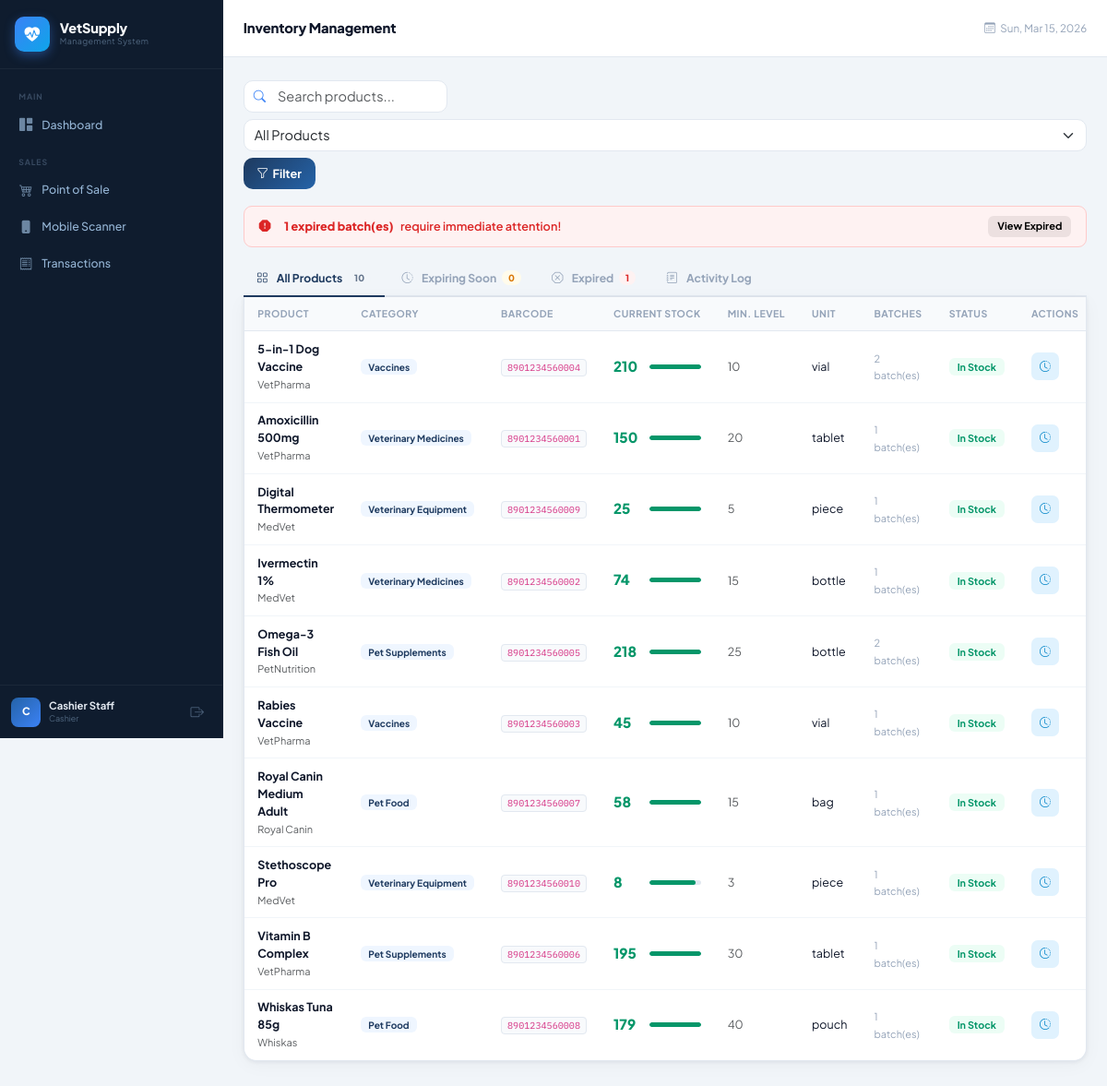
Page /inventory (signed in) on the committed database.
### tables this page shows
CREATE TABLE products (
            product_id INTEGER PRIMARY KEY AUTOINCREMENT,
            product_name TEXT NOT NULL,
            barcode TEXT UNIQUE,
            category TEXT NOT NULL,
            brand TEXT,
            description TEXT,
            price REAL NOT NULL DEFAULT 0,
            cost_price REAL NOT NULL DEFAULT 0,
            stock INTEGER NOT NULL DEFAULT 0,
            unit TEXT DEFAULT 'pcs',
            low_stock_threshold INTEGER DEFAULT 10,
            image TEXT,
            supplier_id INTEGER,
            requires_prescription INTEGER DEFAULT 0,
            is_active INTEGER DEFAULT 1,
            created_at TIMESTAMP DEFAULT CURRENT_TIMESTAMP,
            updated_at TIMESTAMP DEFAULT CURRENT_TIMESTAMP,
            FOREIGN KEY (supplier_id) REFERENCES suppliers(supplier_id)
        );

### routes/inventory_routes.py (the view)
@inventory_bp.route('/inventory')
@login_required
def index():
    conn = get_db()
    today = date.today().isoformat()
    warn_date = (date.today() + timedelta(days=30)).isoformat()
    search = request.args.get('search', '')
    filter_type = request.args.get('filter', '')
    query = """SELECT p.*, s.name as supplier_name,
        (SELECT COUNT(*) FROM product_batches WHERE product_id=p.product_id AND remaining_quantity>0) as batch_count
        FROM products p LEFT JOIN suppliers s ON p.supplier_id=s.supplier_id WHERE p.is_active=1"""
    params = []
    if search:
        query += " AND (p.product_name LIKE ? OR p.barcode LIKE ?)"
        params += [f'%{search}%', f'%{search}%']
    if filter_type == 'low':
        query += " AND p.stock <= p.low_stock_threshold"
    elif filter_type == 'expiring':
        query += """ AND p.product_id IN (
            SELECT product_id FROM product_batches
            WHERE expiration_date BETWEEN ? AND ? AND remaining_quantity>0)"""
        params += [today, warn_date]
    query += " ORDER BY p.product_name"
    products = conn.execute(query, params).fetchall()
    expiring_batches = conn.execute("""
        SELECT pb.*, p.product_name, p.unit, s.name as supplier_name
        FROM product_batches pb
        JOIN products p ON pb.product_id=p.product_id
        LEFT JOIN suppliers s ON pb.supplier_id=s.supplier_id
        WHERE pb.expiration_date IS NOT NULL
          AND pb.expiration_date BETWEEN ? AND ?
          AND pb.remaining_quantity > 0
        ORDER BY pb.expiration_date ASC
    """, (today, warn_date)).fetchall()
    expired_batches = conn.execute("""
        SELECT pb.*, p.product_name, p.unit
        FROM product_batches pb
        JOIN products p ON pb.product_id=p.product_id
        WHERE pb.expiration_date < ? AND pb.remaining_quantity > 0
        ORDER BY pb.expiration_date DESC
    """, (today,)).fetchall()
    recent_logs = conn.execute("""
        SELECT il.*, p.product_name, u.full_name as user_name
        FROM inventory_logs il
        JOIN products p ON il.product_id=p.product_id
        JOIN users u ON il.user_id=u.user_id
        ORDER BY il.created_at DESC LIMIT 30
    """).fetchall()
    suppliers = conn.execute("SELECT * FROM suppliers WHERE is_active=1 ORDER BY name").fetchall()
    conn.close()
    return render_template('inventory.html',
        products=products, expiring_batches=expiring_batches,
        expired_batches=expired_batches, recent_logs=recent_logs,
        suppliers=suppliers, search=search, filter_type=filter_type)

### app.py (called while the page is built)
@app.context_processor
def inject_globals():
    return {'today': _date.today()}

### database/db.py (called while the page is built)
def get_db():
    os.makedirs(os.path.dirname(DB_PATH), exist_ok=True)
    conn = sqlite3.connect(DB_PATH)
    conn.row_factory = sqlite3.Row
    conn.execute("PRAGMA foreign_keys = ON")
    return conn

### routes/inventory_routes.py (called while the page is built)
def login_required(f):
    @wraps(f)
    def decorated(*args, **kwargs):
        if 'user_id' not in session:
            return redirect(url_for('auth.login'))
        return f(*args, **kwargs)
    return decorated

### templates/inventory.html (shortened to what this page needs)
{% extends "base.html" %}
{% block page_title %}Inventory Management{% endblock %}
{% block content %}
<div class="page-actions-bar">
    <div class="search-bar-wrap">
        <form method="GET" class="d-flex gap-2 align-items-center flex-wrap">
            <div class="search-input-wrap">
                <input type="text" name="search" class="form-control search-input"
                       placeholder="Search products..." value="{{ search }}">
            </div>
            <select name="filter" class="form-select filter-select">
                <option value="" {% if not filter_type %}selected{% endif %}>All Products</option>
            </select>
            <button type="submit" class="btn-vsms"><i class="bi bi-funnel"></i> Filter</button>
        </form>
    </div>
</div>
{% if expired_batches %}
<div class="alert-banner danger-banner">
    <i class="bi bi-exclamation-octagon-fill me-2"></i>
    <strong>{{ expired_batches | length }} expired batch(es)</strong> require immediate attention!
    <button class="btn-banner" onclick="document.getElementById('expiredTab').click()">View Expired</button>
</div>
{% endif %}
<ul class="nav nav-tabs vsms-tabs" id="invTabs">
    <li class="nav-item">
        <button class="nav-link active" data-bs-toggle="tab" data-bs-target="#allProducts">
            <i class="bi bi-grid me-1"></i>All Products
            <span class="tab-count">{{ products | length }}</span>
        </button>
    </li>
    <li class="nav-item">
        <button class="nav-link" id="expiringTab" data-bs-toggle="tab" data-bs-target="#expiringBatches">
            <i class="bi bi-clock-history me-1"></i>Expiring Soon
            <span class="tab-count warning">{{ expiring_batches | length }}</span>
        </button>
    </li>
    <li class="nav-item">
        <button class="nav-link" id="expiredTab" data-bs-toggle="tab" data-bs-target="#expiredBatches">
            <i class="bi bi-x-octagon me-1"></i>Expired
            <span class="tab-count danger">{{ expired_batches | length }}</span>
        </button>
    </li>
    <li class="nav-item">
        <button class="nav-link" data-bs-toggle="tab" data-bs-target="#activityLog">
            <i class="bi bi-journal-text me-1"></i>Activity Log
        </button>
    </li>
</ul>
<div class="tab-content">
    <div class="tab-pane fade show active" id="allProducts">
        <div class="table-card no-top-radius">
            <div class="table-responsive">
                <table class="vsms-table">
                    <thead>
                        <tr>
                            <th>Product</th>
                            <th>Category</th>
                            <th>Barcode</th>
                            <th>Current Stock</th>
                            <th>Min. Level</th>
                            <th>Unit</th>
                            <th>Batches</th>
                            <th>Status</th>
                            <th>Actions</th>
                        </tr>
                    </thead>
                    <tbody>
                        {% for p in products %}
                        <tr>
                            <td><strong>{{ p.product_name }}</strong><br><small class="text-muted">{{ p.brand or '' }}</small></td>
                            <td><span class="cat-badge">{{ p.category }}</span></td>
                            <td><code class="barcode-text">{{ p.barcode }}</code></td>
                            <td>
                                <div class="stock-display">
                                    <span class="stock-number {{ 'zero' if p.stock == 0 else ('low' if p.stock <= p.low_stock_threshold else 'ok') }}">{{ p.stock }}</span>
                                    <div class="stock-bar-wrap">
                                        {% set pct = [((p.stock / (p.low_stock_threshold * 3)) * 100), 100] | min %}
                                        <div class="stock-bar {{ 'bar-danger' if p.stock == 0 else ('bar-warning' if p.stock <= p.low_stock_threshold else 'bar-success') }}" style="width:{{ pct }}%"></div>
                                    </div>
                                </div>
                            </td>
                            <td class="text-muted">{{ p.low_stock_threshold }}</td>
                            <td>{{ p.unit }}</td>
                            <td>
                                <span class="batch-count">{{ p.batch_count }} batch(es)</span>
                            </td>
                            <td>
                                {% if p.stock == 0 %}
                                    <span class="status-badge status-danger">Out of Stock</span>
                                {% elif p.stock <= p.low_stock_threshold %}
                                    <span class="status-badge status-warning">Low Stock</span>
                                {% else %}
                                    <span class="status-badge status-success">In Stock</span>
                                {% endif %}
                            </td>
                            <td>
                                <div class="action-btns">
                                    <button class="btn-icon btn-view" title="Product History"
                                            onclick="openHistory({{ p.product_id }}, '{{ p.product_name | e }}')">
                                        <i class="bi bi-clock-history"></i>
                                    </button>
                                </div>
                            </td>
                        </tr>
                        {% else %}
                        <tr><td colspan="9" class="text-center py-5">
                            <div class="empty-state"><i class="bi bi-clipboard2-data"></i><p>No products found</p></div>
                        </td></tr>
                        {% endfor %}
                    </tbody>
                </table>
            </div>
        </div>
    </div>
</div>
{% endblock %}

### rows in the picture
products: product_name "5-in-1 Dog Vaccine", brand "VetPharma", category "Vaccines", barcode "8901234560004", stock "210", low_stock_threshold "10", unit "vial", batch_count "2", shows "In Stock"
products: product_name "Amoxicillin 500mg", brand "VetPharma", category "Veterinary Medicines", barcode "8901234560001", stock "150", low_stock_threshold "20", unit "tablet", batch_count "1", shows "In Stock"
products: product_name "Digital Thermometer", brand "MedVet", category "Veterinary Equipment", barcode "8901234560009", stock "25", low_stock_threshold "5", unit "piece", batch_count "1", shows "In Stock"
products: product_name "Ivermectin 1%", brand "MedVet", category "Veterinary Medicines", barcode "8901234560002", stock "74", low_stock_threshold "15", unit "bottle", batch_count "1", shows "In Stock"
products: product_name "Omega-3 Fish Oil", brand "PetNutrition", category "Pet Supplements", barcode "8901234560005", stock "218", low_stock_threshold "25", unit "bottle", batch_count "2", shows "In Stock"
products: product_name "Rabies Vaccine", brand "VetPharma", category "Vaccines", barcode "8901234560003", stock "45", low_stock_threshold "10", unit "vial", batch_count "1", shows "In Stock"
products: product_name "Royal Canin Medium Adult", brand "Royal Canin", category "Pet Food", barcode "8901234560007", stock "58", low_stock_threshold "15", unit "bag", batch_count "1", shows "In Stock"
products: product_name "Stethoscope Pro", brand "MedVet", category "Veterinary Equipment", barcode "8901234560010", stock "8", low_stock_threshold "3", unit "piece", batch_count "1", shows "In Stock"
products: product_name "Vitamin B Complex", brand "VetPharma", category "Pet Supplements", barcode "8901234560006", stock "195", low_stock_threshold "30", unit "tablet", batch_count "1", shows "In Stock"
products: product_name "Whiskas Tuna 85g", brand "Whiskas", category "Pet Food", barcode "8901234560008", stock "179", low_stock_threshold "40", unit "pouch", batch_count "1", shows "In Stock"

### other values in the picture
{{ session.full_name[0] | upper }} "C"
{{ session.full_name }} "Cashier Staff"
{{ session.role | replace('_', ' ') | title }} "Cashier"
{{ expired_batches | length }} "1"
{{ products | length }} "10"
{{ expiring_batches | length }} "0"
